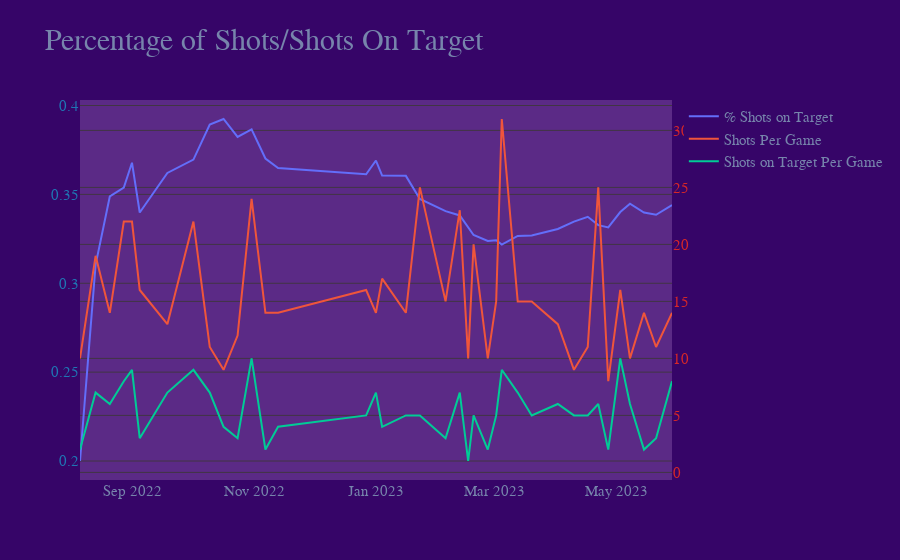

Write notebook code for a chart like this one.
### Markdown cell above
Data Visualization

### Code cell
# Assuming your DataFrame is called 'df' with columns 'datetime' and 'data'

fig = go.Figure()
fig.add_trace(
    go.Scatter(x=a_df['Datetime'], y=a_df['pct of SOT'], name="% Shots on Target")
)

fig.add_trace(
    go.Scatter(x=a_df['Datetime'], y=a_df['STPG'], name="Shots Per Game",yaxis="y3")

)
fig.add_trace(go.Scatter(x=a_df['Datetime'],y=a_df['SOTPG'],name="Shots on Target Per Game",yaxis="y3"))
# Customize the plot 
fig.update_yaxes(gridcolor='#413543',zeroline=False)
fig.update_xaxes(gridcolor='#413543',zeroline=False)
fig.update_layout(paper_bgcolor='#360568',plot_bgcolor='#5b2a86',font_color='#7785ac',font_size=15, font_family='arial')
fig.update_layout(
    title=dict(text="Percentage of Shots/Shots On Target", font=dict(size=30)),
    hovermode="x unified",
    hoverlabel_namelength = -1
)
fig.update_xaxes(showgrid=False)
fig.update_layout( yaxis=dict(
        titlefont=dict(
            color="#1f77b4"
        ),
        tickfont=dict(
            color="#1f77b4"
        ),
        gridcolor='#413543'
    ),
    yaxis2=dict(
        titlefont=dict(
            color="#ff7f0e"
        ),
        tickfont=dict(
            color="#ff7f0e"
        ),
        anchor="free",
        overlaying="y",
        side="right",
        position=0.15,
        gridcolor='#413543',
        zeroline=False
    ),
    yaxis3=dict(
        titlefont=dict(
            color="#d62728"
        ),
        tickfont=dict(
            color="#d62728"
        ),
        anchor="x",
        overlaying="y",
        side="right",
        gridcolor='#413543',
        zeroline=False
    ),)
# Display the plot
fig.show()

### Figure 1 — Plotly figure (JSON) as saved in the notebook; plotly's stock layout.template omitted (floating-point values rounded to 4 significant figures)
{"data": [{"name": "% Shots on Target", "type": "scatter", "x": ["2022-08-05T20:00:00", "2022-08-13T15:00:00", "2022-08-20T17:30:00", "2022-08-27T17:30:00", "2022-08-31T19:30:00", "2022-09-04T16:30:00", "2022-09-18T12:00:00", "2022-10-01T12:30:00", "2022-10-09T16:30:00", "2022-10-16T14:00:00", "2022-10-23T14:00:00", "2022-10-30T14:00:00", "2022-11-06T12:00:00", "2022-11-12T19:45:00", "2022-12-26T20:00:00", "2022-12-31T17:30:00", "2023-01-03T19:45:00", "2023-01-15T16:30:00", "2023-01-22T16:30:00", "2023-02-04T12:30:00", "2023-02-11T15:00:00", "2023-02-15T19:30:00", "2023-02-18T12:30:00", "2023-02-25T15:00:00", "2023-03-01T19:45:00", "2023-03-04T15:00:00", "2023-03-12T14:00:00", "2023-03-19T14:00:00", "2023-04-01T15:00:00", "2023-04-09T16:30:00", "2023-04-16T14:00:00", "2023-04-21T20:00:00", "2023-04-26T20:00:00", "2023-05-02T20:00:00", "2023-05-07T16:30:00", "2023-05-14T16:30:00", "2023-05-20T17:30:00", "2023-05-28T16:30:00"], "y": [0.2, 0.3103, 0.3488, 0.3538, 0.3678, 0.3398, 0.3621, 0.3696, 0.3893, 0.3924, 0.3824, 0.3866, 0.3702, 0.3649, 0.3613, 0.369, 0.3606, 0.3604, 0.3474, 0.3406, 0.3382, 0.3315, 0.3271, 0.3238, 0.3242, 0.3218, 0.3266, 0.3268, 0.3305, 0.3347, 0.3374, 0.3327, 0.3314, 0.3401, 0.3448, 0.3398, 0.3385, 0.344]}, {"name": "Shots Per Game", "type": "scatter", "x": ["2022-08-05T20:00:00", "2022-08-13T15:00:00", "2022-08-20T17:30:00", "2022-08-27T17:30:00", "2022-08-31T19:30:00", "2022-09-04T16:30:00", "2022-09-18T12:00:00", "2022-10-01T12:30:00", "2022-10-09T16:30:00", "2022-10-16T14:00:00", "2022-10-23T14:00:00", "2022-10-30T14:00:00", "2022-11-06T12:00:00", "2022-11-12T19:45:00", "2022-12-26T20:00:00", "2022-12-31T17:30:00", "2023-01-03T19:45:00", "2023-01-15T16:30:00", "2023-01-22T16:30:00", "2023-02-04T12:30:00", "2023-02-11T15:00:00", "2023-02-15T19:30:00", "2023-02-18T12:30:00", "2023-02-25T15:00:00", "2023-03-01T19:45:00", "2023-03-04T15:00:00", "2023-03-12T14:00:00", "2023-03-19T14:00:00", "2023-04-01T15:00:00", "2023-04-09T16:30:00", "2023-04-16T14:00:00", "2023-04-21T20:00:00", "2023-04-26T20:00:00", "2023-05-02T20:00:00", "2023-05-07T16:30:00", "2023-05-14T16:30:00", "2023-05-20T17:30:00", "2023-05-28T16:30:00"], "y": [10, 19, 14, 22, 22, 16, 13, 22, 11, 9, 12, 24, 14, 14, 16, 14, 17, 14, 25, 15, 23, 10, 20, 10, 15, 31, 15, 15, 13, 9, 11, 25, 8, 16, 10, 14, 11, 14], "yaxis": "y3"}, {"name": "Shots on Target Per Game", "type": "scatter", "x": ["2022-08-05T20:00:00", "2022-08-13T15:00:00", "2022-08-20T17:30:00", "2022-08-27T17:30:00", "2022-08-31T19:30:00", "2022-09-04T16:30:00", "2022-09-18T12:00:00", "2022-10-01T12:30:00", "2022-10-09T16:30:00", "2022-10-16T14:00:00", "2022-10-23T14:00:00", "2022-10-30T14:00:00", "2022-11-06T12:00:00", "2022-11-12T19:45:00", "2022-12-26T20:00:00", "2022-12-31T17:30:00", "2023-01-03T19:45:00", "2023-01-15T16:30:00", "2023-01-22T16:30:00", "2023-02-04T12:30:00", "2023-02-11T15:00:00", "2023-02-15T19:30:00", "2023-02-18T12:30:00", "2023-02-25T15:00:00", "2023-03-01T19:45:00", "2023-03-04T15:00:00", "2023-03-12T14:00:00", "2023-03-19T14:00:00", "2023-04-01T15:00:00", "2023-04-09T16:30:00", "2023-04-16T14:00:00", "2023-04-21T20:00:00", "2023-04-26T20:00:00", "2023-05-02T20:00:00", "2023-05-07T16:30:00", "2023-05-14T16:30:00", "2023-05-20T17:30:00", "2023-05-28T16:30:00"], "y": [2, 7, 6, 8, 9, 3, 7, 9, 7, 4, 3, 10, 2, 4, 5, 7, 4, 5, 5, 3, 7, 1, 5, 2, 5, 9, 7, 5, 6, 5, 5, 6, 2, 10, 6, 2, 3, 8], "yaxis": "y3"}], "layout": {"font": {"color": "#7785ac", "family": "arial", "size": 15}, "hoverlabel": {"namelength": -1}, "hovermode": "x unified", "paper_bgcolor": "#360568", "plot_bgcolor": "#5b2a86", "title": {"font": {"size": 30}, "text": "Percentage of Shots/Shots On Target"}, "xaxis": {"gridcolor": "#413543", "showgrid": false, "zeroline": false}, "yaxis": {"gridcolor": "#413543", "tickfont": {"color": "#1f77b4"}, "title": {"font": {"color": "#1f77b4"}}, "zeroline": false}, "yaxis2": {"anchor": "free", "gridcolor": "#413543", "overlaying": "y", "position": 0.15, "side": "right", "tickfont": {"color": "#ff7f0e"}, "title": {"font": {"color": "#ff7f0e"}}, "zeroline": false}, "yaxis3": {"anchor": "x", "gridcolor": "#413543", "overlaying": "y", "side": "right", "tickfont": {"color": "#d62728"}, "title": {"font": {"color": "#d62728"}}, "zeroline": false}}}
